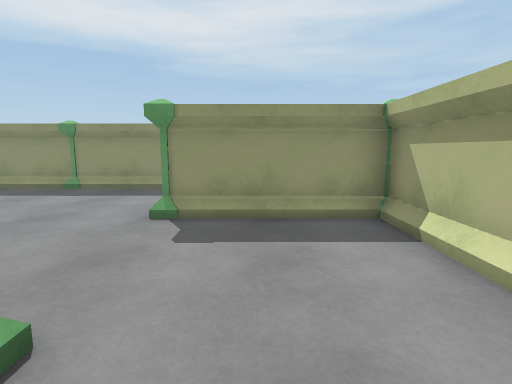
[1] (above)

24 first-person views from a walk through a Unity game level. The camera is 1.2 m above the floor, tilts 8° down and sees 80° across. The floor is counted in squares, 1 m on a side. Each view is taken from the middle of a square. On the plan, view 1 faces up. The plan holds only what a view shows up to about 13 squares ahead; the rest is blank. The place goes on beyond the plan. The player is left out.

[2]
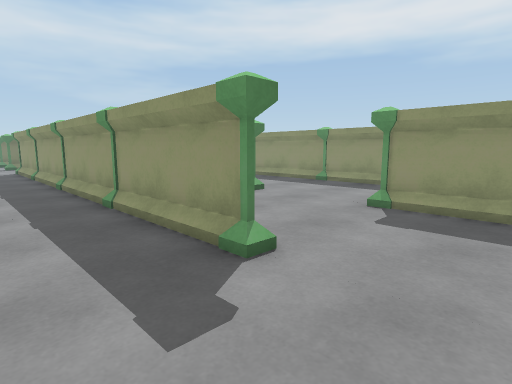

[3]
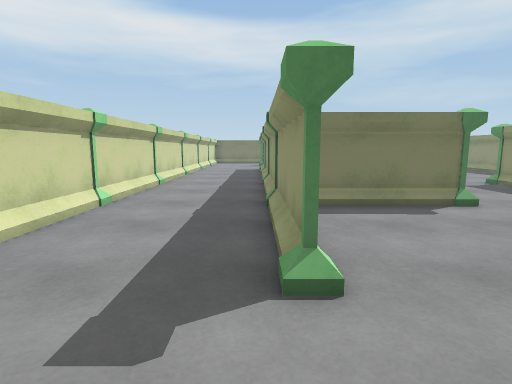

[4]
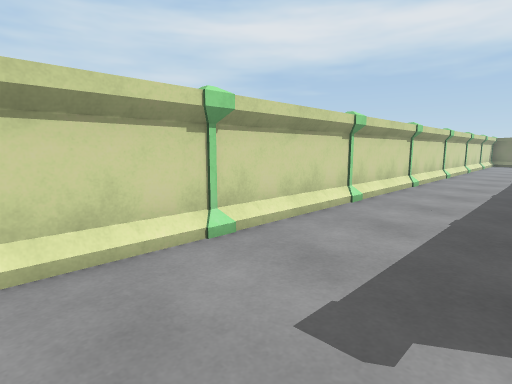

[5]
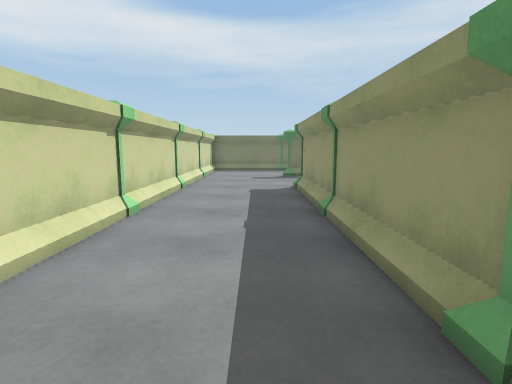

[6]
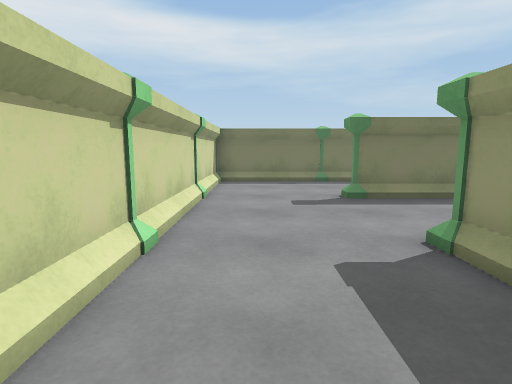

[7]
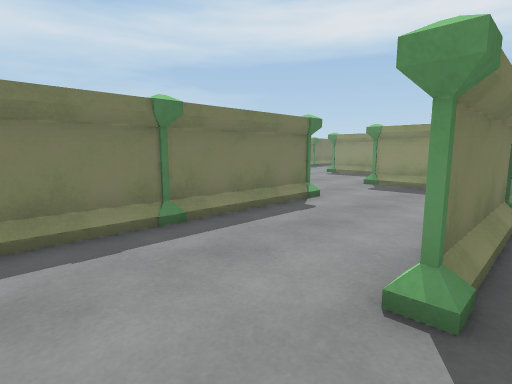

[8]
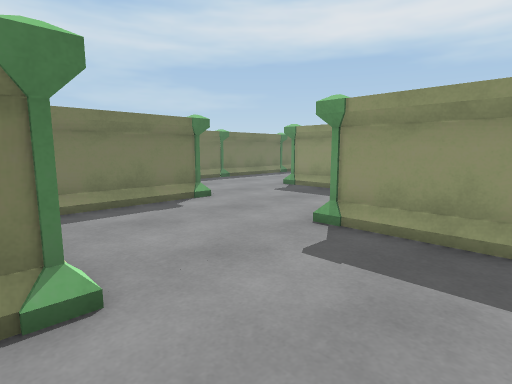

[9]
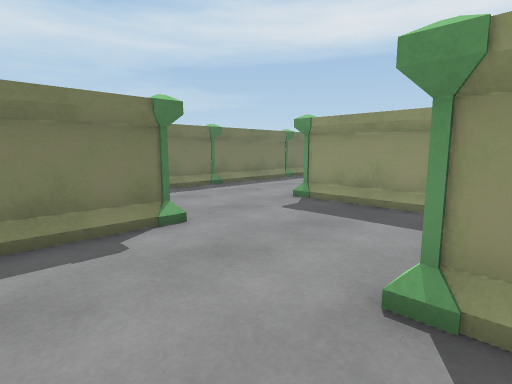

[10]
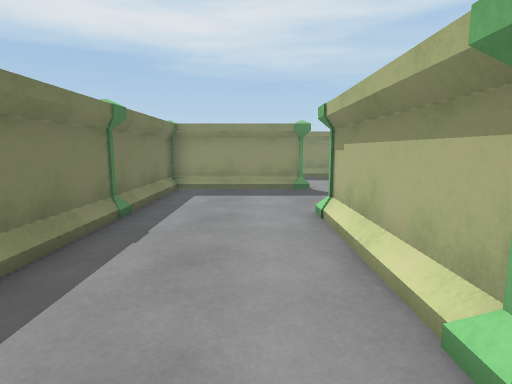

[11]
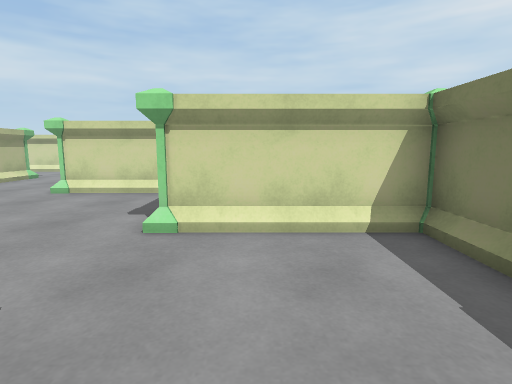

[12]
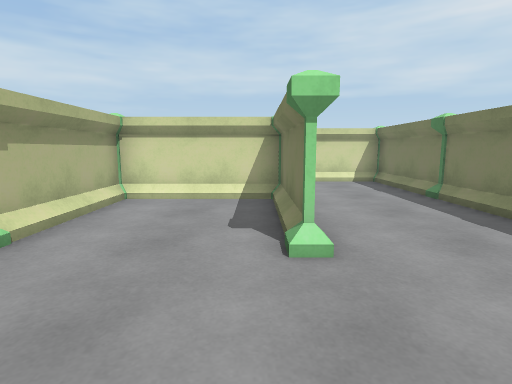

[13]
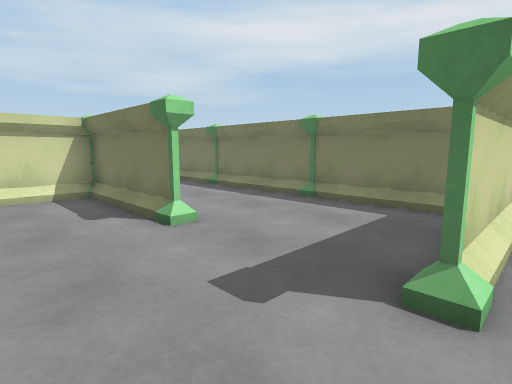

[14]
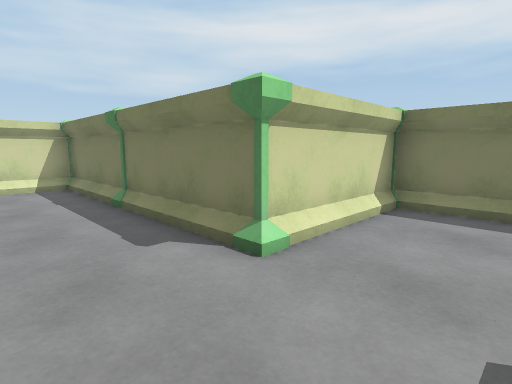

[15]
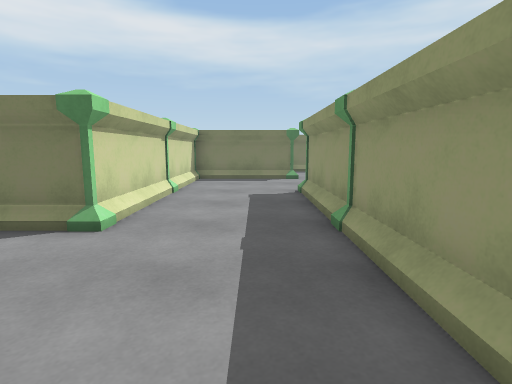

[16]
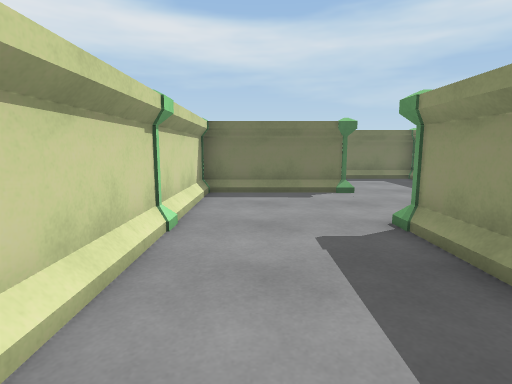

[17]
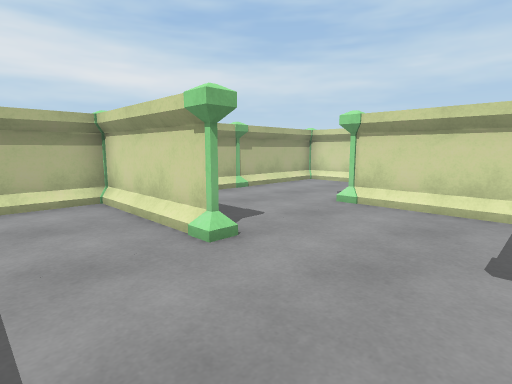

[18]
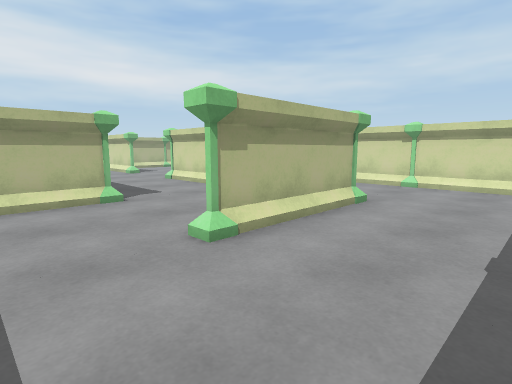

[19]
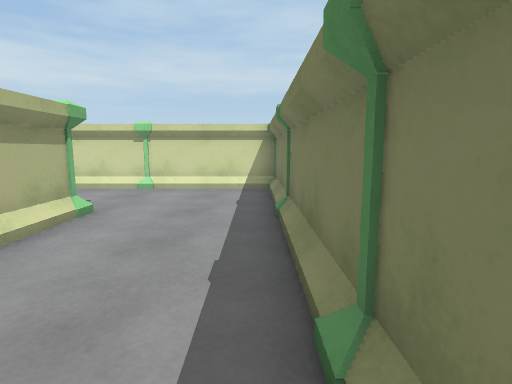

[20]
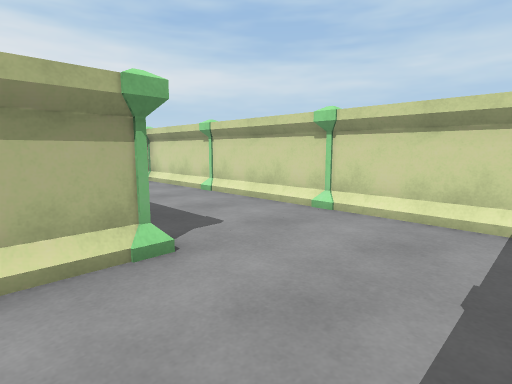

[21]
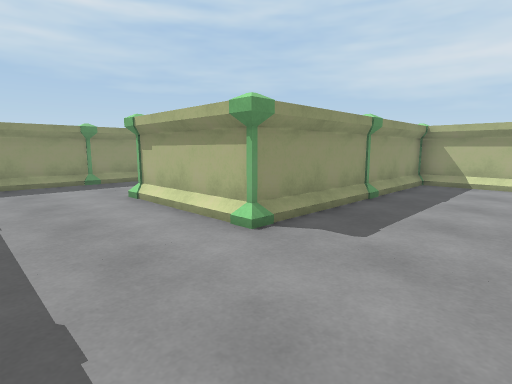

[22]
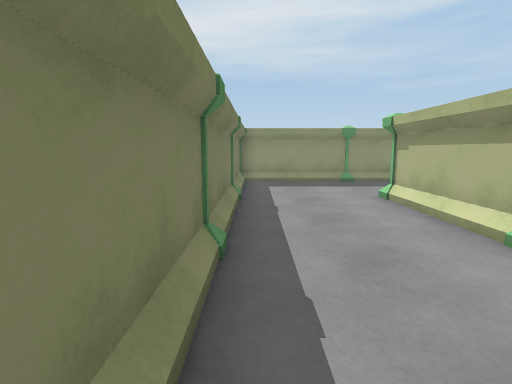

[23]
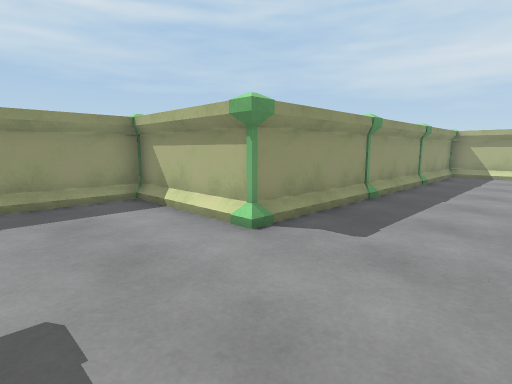

[24]
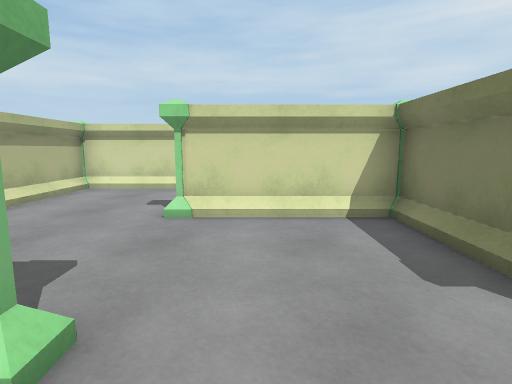

### Floor plan
Points are (right, up) in squares from view 1. A wall is a line through its corners. A room is listed if a view was taken in it or the views show most of it. See-through windows are left out.
Room 1 (views 1, 2, 3, 4, 5, 6, 7, 8, 9, 10, 11, 12, 13, 14, 15, 16, 17, 18, 19, 20, 21, 22, 23, 24)
walls: (-17.6, 9.6) (-17.6, 6.4); (-17.6, 5.6) (-17.6, 2.6); (-13.6, 6.4) (-13.6, 9.5) (-13.6, 6.5); (-13.5, 5.5) (-10.4, 5.5); (-21.6, 5.5) (-21.6, 2.4); (-17.6, 13.5) (-17.6, 10.4); (-23.2, 9.5) (-25.5, 9.5); (-17.5, 1.5) (-14.5, 1.5); (-13.6, 1.5) (-10.5, 1.5); (-9.6, 10.4) (-9.6, 13.5); (-9.5, 5.5) (-5.6, 5.5) (-5.6, 2.4); (-10.8, 13.5) (-17.2, 13.5); (-9.5, 1.5) (-2.5, 1.5); (-17.5, -2.5) (-14.4, -2.5); (-25.6, 1.6) (-25.6, -1.5); (-25.6, 14.5) (-25.6, 17.1); (-13.5, -2.5) (-10.4, -2.5); (-26.8, 13.5) (-29.2, 13.5); (-21.4, -2.5) (-18.4, -2.5); (-5.6, 2.9) (-5.6, 5.5) (-13.4, 5.5); (-29.6, 5.5) (-25.6, 5.5) (-25.6, 2.4); (-9.5, -2.5) (-6.4, -2.5); (-25.5, -2.5) (-22.4, -2.5); (-29.5, 13.5) (-25.6, 13.5); (-29.6, 14.4) (-29.6, 17.5); (-5.5, -2.5) (-2.4, -2.5); (-29.6, 17.4) (-29.6, 14.5); (-2.4, 1.5) (-17.4, 1.5); (-33.6, 9.5) (-29.6, 9.5) (-29.6, 6.4); (-33.6, 13.6) (-33.6, 10.5); (1.2, 5.5) (-1.5, 5.5) (2.4, 5.5); (-29.6, 21.5) (-33.6, 21.5); (-1.5, -2.5) (1.5, -2.5); (-33.6, 17.6) (-33.6, 14.4); (2.4, 6.5) (2.4, 9.5) (-9.4, 9.5); (2.4, 2.6) (2.4, 5.6); (-33.6, 20.5) (-33.6, 18.4); (2.4, -1.5) (2.4, 1.6)
ways out: gap at (-30, 22) to room 2
objects: pillar (-34, 10); pillar (-34, 14); pillar (-34, 18); pillar (-30, 6); pillar (-30, 10); pillar (-30, 13) to (-30, 14); pillar (-30, 18); pillar (-30, 21); pillar (-26, 2); pillar (-26, 6); pillar (-26, 9); pillar (-26, 14); pillar (-26, 18); pillar (-22, -3); pillar (-22, 1) to (-22, 2); pillar (-22, 6); pillar (-18, -3); pillar (-18, 1) to (-18, 2); pillar (-18, 6); pillar (-18, 10); other object (-18, 14); pillar (-14, -3); pillar (-14, 1); pillar (-14, 5) to (-14, 6); pillar (-14, 10); pillar (-14, 13); pillar (-10, -3); pillar (-10, 1); pillar (-10, 5); pillar (-10, 9) to (-10, 10); pillar (-6, -3); pillar (-6, 2); pillar (-6, 6); pillar (-6, 9); pillar (-2, -3); pillar (-2, 1); pillar (-2, 5); pillar (-2, 9); pillar (2, -3) to (2, -2); pillar (2, 2); pillar (2, 6)
Room 2 (no view inside)
walls: (-33.4, 21.5) (-30.4, 21.5)
ways out: gap at (-30, 22) to room 1; gap at (-33, 22)

Positions as (right, up) in squares from view 1, and headings:
1: (0, 0), facing up
2: (1, -1), facing up-left
3: (1, 1), facing left
4: (1, 1), facing down-left
5: (-8, 0), facing left
6: (-14, -1), facing left
7: (-21, -1), facing up-left
8: (-23, 5), facing up-left
9: (-25, 7), facing up-left
10: (-31, 12), facing up
11: (-31, 14), facing down
12: (-29, 21), facing down
13: (-27, 22), facing down-left
14: (-23, 8), facing down-left
15: (-1, 8), facing left
16: (-5, 7), facing left
17: (-5, 8), facing down-right
18: (-17, 12), facing down-right
19: (-17, 11), facing down
20: (-17, 7), facing down-right
21: (-17, 2), facing up-right
22: (-17, 2), facing up
23: (-13, 6), facing up-right
24: (-3, 7), facing down
